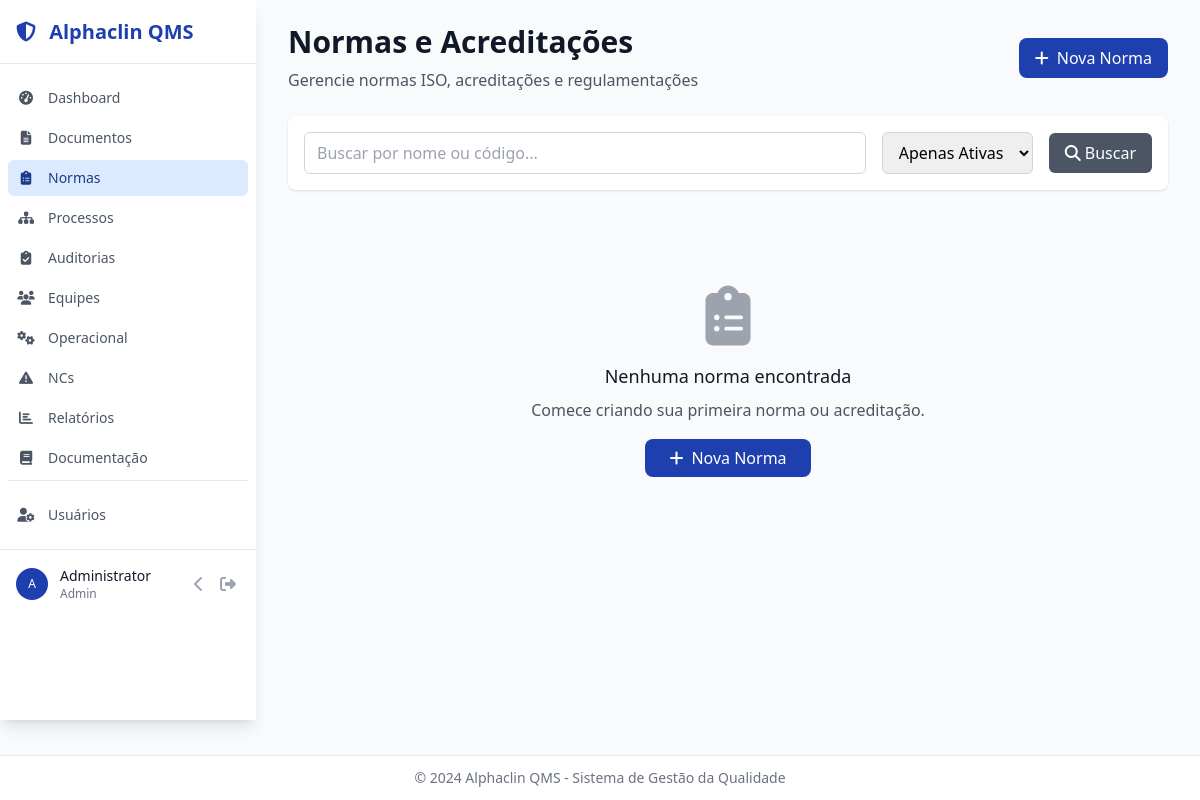
The page /norms/ (signed in) on the database as committed earlier.
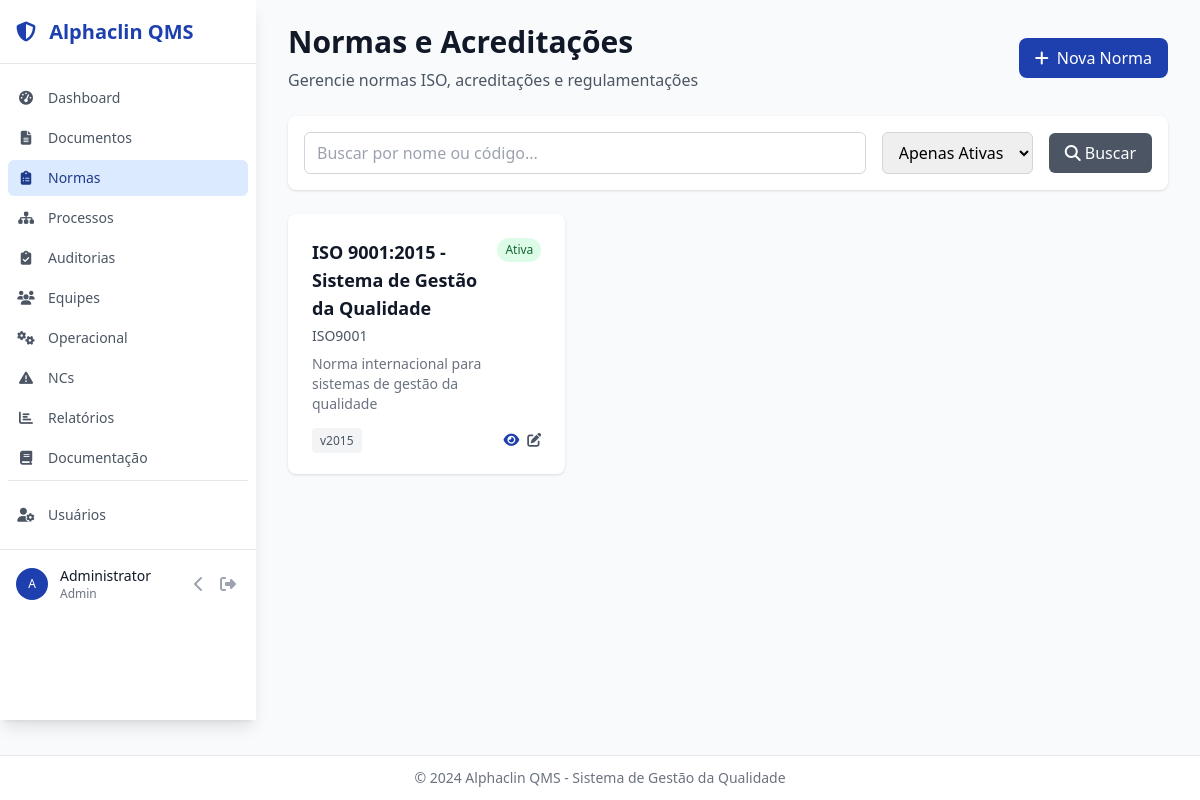
The same page on the database as committed later.
### models.py (models this page shows)
class Norm(db.Model):
    __tablename__ = 'norms'
    id = db.Column(db.Integer, primary_key=True)
    name = db.Column(db.String(255), nullable=False)
    code = db.Column(db.String(100), unique=True, nullable=False)  # Ex: ISO9001, ONA, RDC
    description = db.Column(db.Text)
    version = db.Column(db.String(50))
    effective_date = db.Column(db.Date)
    review_date = db.Column(db.Date)
    is_active = db.Column(db.Boolean, default=True)
    created_at = db.Column(db.DateTime, default=datetime.utcnow)
    custom_fields = db.Column(db.JSON)

### blueprints/norms.py (the view)
@norms_bp.route('/')
@login_required
def index():
    search = request.args.get('search')
    active_only = request.args.get('active', 'true') == 'true'
    query = Norm.query
    if active_only:
        query = query.filter_by(is_active=True)
    if search:
        query = query.filter(Norm.name.contains(search) | Norm.code.contains(search))
    norms = query.order_by(Norm.name).all()
    return render_template('norms/index.html', norms=norms)

### templates/norms/index.html (shortened to what this page needs)
{% extends "base.html" %}
{% block content %}
<div class="space-y-6">
    <div class="flex justify-between items-center">
        <div>
            <h1 class="text-3xl font-bold text-gray-900">Normas e Acreditações</h1>
            <p class="mt-2 text-gray-600">Gerencie normas ISO, acreditações e regulamentações</p>
        </div>
        <a href="{{ url_for('norms.create') }}" class="bg-alphaclin-blue hover:bg-alphaclin-dark text-white px-4 py-2 rounded-lg transition-colors">
            <i class="fas fa-plus mr-2"></i>Nova Norma
        </a>
    </div>
    <div class="bg-white p-4 rounded-lg shadow">
        <form method="GET" class="flex flex-wrap gap-4 items-center">
            <div class="flex-1 min-w-64">
                <input type="text" name="search" value="{{ request.args.get('search', '') }}"
                       placeholder="Buscar por nome ou código..."
                       class="w-full px-3 py-2 border border-gray-300 rounded-md focus:outline-none focus:ring-2 focus:ring-alphaclin-blue">
            </div>
            <div>
                <select name="active" class="px-3 py-2 border border-gray-300 rounded-md focus:outline-none focus:ring-2 focus:ring-alphaclin-blue">
                    <option value="true" {% if request.args.get('active', 'true') == 'true' %}selected{% endif %}>Apenas Ativas</option>
                </select>
            </div>
            <button type="submit" class="bg-gray-600 hover:bg-gray-700 text-white px-4 py-2 rounded-md transition-colors">
                <i class="fas fa-search mr-1"></i>Buscar
            </button>
        </form>
    </div>
    <div class="grid gap-6 md:grid-cols-2 lg:grid-cols-3">
        {% for norm in norms %}
        <div class="bg-white rounded-lg shadow hover:shadow-md transition-shadow">
            <div class="p-6">
                <div class="flex items-start justify-between">
                    <div class="flex-1">
                        <h3 class="text-lg font-semibold text-gray-900">{{ norm.name }}</h3>
                        <p class="text-sm text-gray-600 mt-1">{{ norm.code }}</p>
                        {% if norm.description %}
                        <p class="text-sm text-gray-500 mt-2">{{ norm.description[:100] }}{% if norm.description|length > 100 %}...{% endif %}</p>
                        {% endif %}
                    </div>
                    <span class="{% if norm.is_active %}bg-green-100 text-green-800{% else %}bg-red-100 text-red-800{% endif %} px-2 py-1 rounded-full text-xs font-medium">
                        {% if norm.is_active %}Ativa{% else %}Inativa{% endif %}
                    </span>
                </div>
                <div class="mt-4 flex items-center justify-between text-sm text-gray-600">
                    <div>
                        {% if norm.version %}
                        <span class="bg-gray-100 px-2 py-1 rounded text-xs">v{{ norm.version }}</span>
                        {% endif %}
                    </div>
                    <div class="flex space-x-2">
                        <a href="{{ url_for('norms.view', id=norm.id) }}" class="text-alphaclin-blue hover:text-alphaclin-dark">
                            <i class="fas fa-eye"></i>
                        </a>
                        <a href="{{ url_for('norms.edit', id=norm.id) }}" class="text-gray-600 hover:text-gray-800">
                            <i class="fas fa-edit"></i>
                        </a>
                    </div>
                </div>
            </div>
        </div>
        {% endfor %}
    </div>
    {% if not norms %}
    <div class="text-center py-12">
        <i class="fas fa-clipboard-list text-gray-400 text-6xl mb-4"></i>
        <h3 class="text-lg font-medium text-gray-900 mb-2">Nenhuma norma encontrada</h3>
        <p class="text-gray-600 mb-6">Comece criando sua primeira norma ou acreditação.</p>
        <a href="{{ url_for('norms.create') }}" class="bg-alphaclin-blue hover:bg-alphaclin-dark text-white px-6 py-2 rounded-lg transition-colors">
            <i class="fas fa-plus mr-2"></i>Nova Norma
        </a>
    </div>
    {% endif %}
</div>
{% endblock %}

Rows that differ between the two databases and show on the page:
added Norm: name "ISO 9001:2015 - Sistema de Gestão da Qualidade", code "ISO9001", description "Norma internacional para sistemas de gestão da qualidade", is_active "Ativa", version "2015"
Other text that changed with them:
text no longer shown: "Nenhuma norma encontrada Comece criando sua primeira norma ou acreditação. Nova Norma"
